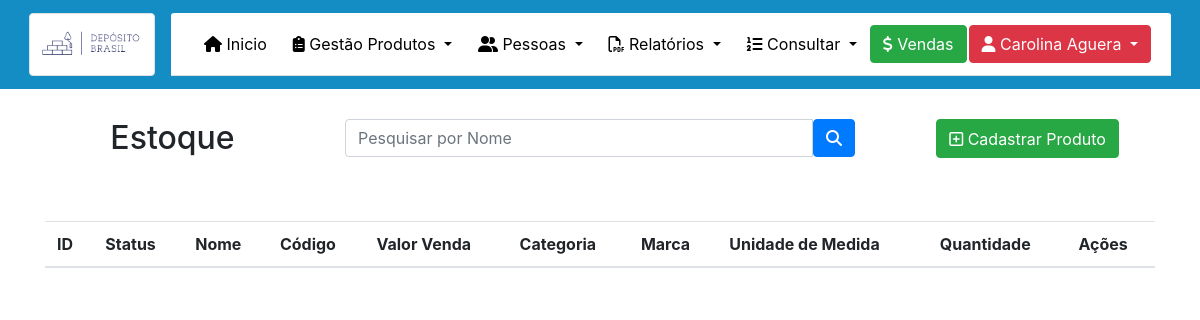
The app's page /Admin/Estoque.php (signed in), older data.
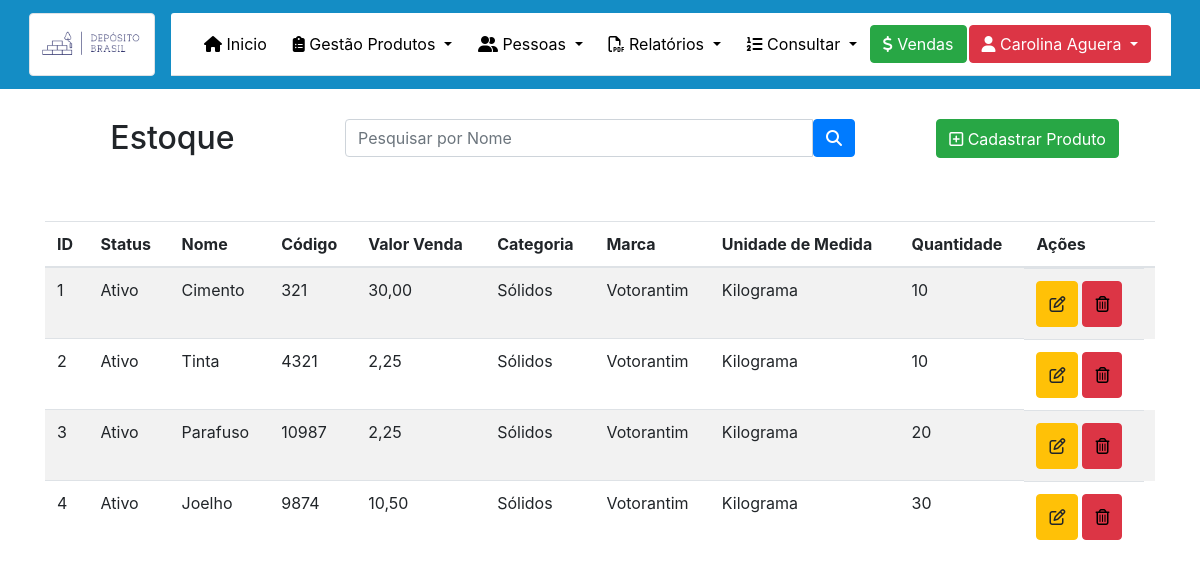
The same page, newer data.
### tables this page shows
CREATE TABLE `produto` (
  `id` int(11) NOT NULL,
  `status` tinyint(1) NOT NULL,
  `nome` varchar(200) NOT NULL,
  `valor_venda` double NOT NULL,
  `codigo` int(11) NOT NULL,
  `quantidade` int(11) NOT NULL,
  `Categoria_id` int(11) NOT NULL,
  `Marca_id` int(11) NOT NULL,
  `Medida_id` int(11) NOT NULL
);

CREATE TABLE `categoria` (
  `id` int(11) NOT NULL,
  `status` int(11) NOT NULL,
  `nome` varchar(255) NOT NULL
);

CREATE TABLE `marca` (
  `id` int(11) NOT NULL,
  `status` tinyint(1) NOT NULL,
  `nome` varchar(45) NOT NULL
);

CREATE TABLE `medida` (
  `id` int(11) NOT NULL,
  `status` tinyint(1) NOT NULL,
  `nome` varchar(45) NOT NULL
);

### Admin/Estoque.php (the view, shortened to what the changed rows need)
<?php
require_once("../dependencias.php");
require_once("../menu.php");
$conexao = mysqli_connect('127.0.0.1', 'root', '', 'tcc');
$where = "";
$sql = "select * from produto" . $where;
$estoque = mysqli_query($conexao, $sql);
?>
<!DOCTYPE html>
<html lang="pt-br">
<head>
</head>
<body class="teste">
    <center>
        <div class="container" style="margin-top: 30px">
            <div class="row">
                <div class="col-sm-3">
                    <h2>Estoque</h2>
                </div>
            </div>
            <br>
            <br>
            <div class="table-responsive">
                <table class="table table-striped">
                    <thead>
                        <tr>
                            <th scope="col">ID</th>
                            <th scope="col">Status</th>
                            <th scope="col">Nome</th>
                            <th scope="col">Código</th>
                            <th scope="col">Valor Venda</th>
                            <th scope="col">Categoria</th>
                            <th scope="col">Marca</th>
                            <th scope="col">Unidade de Medida</th>
                            <th scope="col">Quantidade</th>
                            <th scope="col">Ações</th>
                        </tr>
                    </thead>
                    <tbody>
                        <?php
                        $conexao = mysqli_connect('127.0.0.1', 'root', '', 'tcc');
                        while ($data = mysqli_fetch_array($estoque)) { ?>
                        <?php
                            $sqlCategoria = "select * from categoria where id = '{$data['Categoria_id']}' ";
                            $categoria = mysqli_query($conexao, $sqlCategoria);
                            $buscaCategoria = mysqli_fetch_array($categoria);
                            $sqlMarca = "select * from marca where id = '{$data['Marca_id']}' ";
                            $marca = mysqli_query($conexao, $sqlMarca);
                            $buscaMarca = mysqli_fetch_array($marca);
                            $sqlMedida = "select * from medida where id = '{$data['Medida_id']}' ";
                            $medida = mysqli_query($conexao, $sqlMedida);
                            $buscaMedida = mysqli_fetch_array($medida);
                            if ($data['status'] == 1) {
                                $statusProduto = 'Ativo';
                            } else {
                                $statusProduto = 'Inativo';
                            }
                            ?>
                        <tr>
                            <td><?= $data['id']  ?></td>
                            <td><?= $statusProduto  ?></td>
                            <td><?= $data['nome']  ?></td>
                            <td><?= $data['codigo']  ?></td>
                            <td><?= number_format($data['valor_venda'], 2, ',', ' ')  ?></td>
                            <td><?= $buscaCategoria['nome'] ?></td>
                            <td><?= $buscaMarca['nome']  ?></td>
                            <td><?= $buscaMedida['nome']  ?></td>
                            <?php if ($data['quantidade'] <= 3) { ?>
                            <td>
                                <div class="alert alert-danger" role="alert">
                                    Estoque baixo = <b><?= $data['quantidade'] ?></b>und.
                                </div>
                            </td>
                            <?php } else { ?>
                            <td><?= $data['quantidade']  ?></td>
                            <?php } ?>
                            <td class="actions d-flex" style="width: 120px;">
                                <button class="btn btn-warning btn-xs mr-1" style="height: 46px; width: auto;" type="button" data-toggle="modal" data-target="#modalExemplo<?= $data['id'] ?>"><i class="far fa-edit"></i></button>
                                <button class="btn btn-danger btn-xs" type="button" data-toggle="modal" data-target="#ExemploModalCentralizado<?= $data['id'] ?>"><i class="far fa-trash-alt" style="color: black;"></i></button>
                            </td>
                        </tr>
                        <?php  }
                        ?>
                    </tbody>
                </table>
            </div>
        </div>
    </center>
</body>
</html>

Row changes from the older to the newer data that the page shows:
added produto: id "1", status "Ativo", nome "Cimento", codigo "321", valor_venda "30,00", Categoria.nome "Sólidos", Marca.nome "Votorantim", Medida.nome "Kilograma", quantidade "10"
added produto: id "2", status "Ativo", nome "Tinta", codigo "4321", valor_venda "2,25", Categoria.nome "Sólidos", Marca.nome "Votorantim", Medida.nome "Kilograma", quantidade "10"
added produto: id "3", status "Ativo", nome "Parafuso", codigo "10987", valor_venda "2,25", Categoria.nome "Sólidos", Marca.nome "Votorantim", Medida.nome "Kilograma", quantidade "20"
added produto: id "4", status "Ativo", nome "Joelho", codigo "9874", valor_venda "10,50", Categoria.nome "Sólidos", Marca.nome "Votorantim", Medida.nome "Kilograma", quantidade "30"
